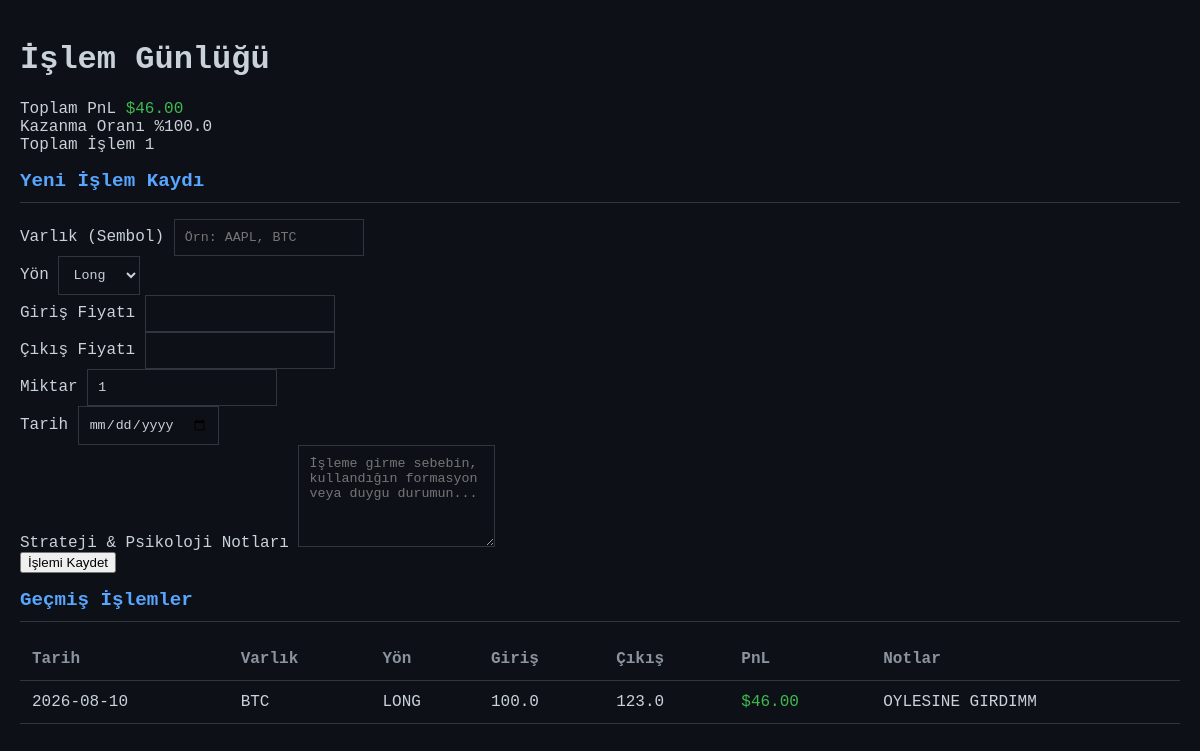
Before: / with the older database file.
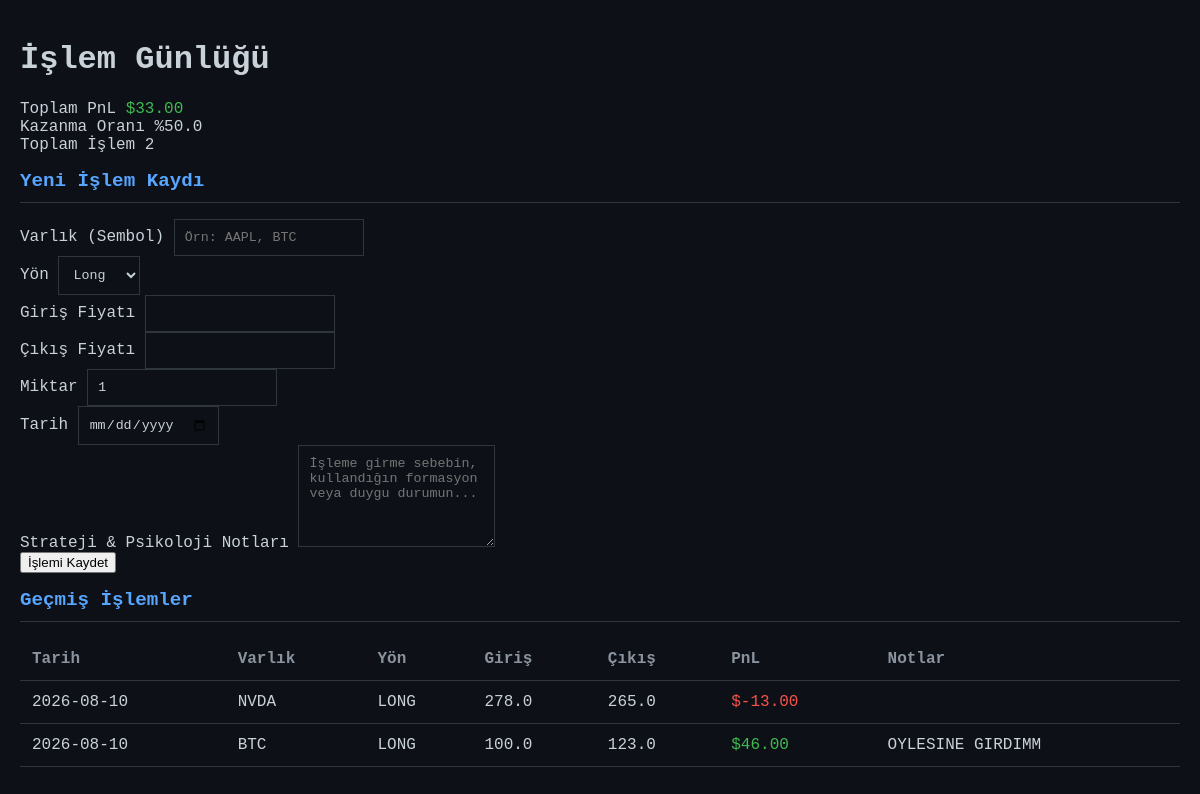
After: the same page with the newer database file.
### tables this page shows
CREATE TABLE trades (
            id INTEGER PRIMARY KEY AUTOINCREMENT,
            asset TEXT NOT NULL,
            direction TEXT NOT NULL,
            entry_price REAL NOT NULL,
            exit_price REAL,
            quantity REAL NOT NULL DEFAULT 1,
            tp_price REAL,
            sl_price REAL,
            trade_date TEXT NOT NULL,
            notes TEXT,
            image_path TEXT,
            created_at TIMESTAMP DEFAULT CURRENT_TIMESTAMP
        );

### app.py (the view)
@app.route("/")
def index():
    conn = get_db_connection()
    rows = conn.execute("""
        SELECT *
        FROM trades
        ORDER BY trade_date DESC, id DESC
    """).fetchall()
    conn.close()
    trades = []
    total_pnl = 0
    wins = 0
    closed_trades = 0
    for row in rows:
        trade = dict(row)
        pnl = calculate_pnl(row)
        trade["pnl"] = pnl
        if pnl is not None:
            total_pnl += pnl
            closed_trades += 1
            if pnl > 0:
                wins += 1
                trade["result"] = "WIN"
            elif pnl < 0:
                trade["result"] = "LOSS"
            else:
                trade["result"] = "BREAKEVEN"
        else:
            trade["result"] = "OPEN"
        trades.append(trade)
    if closed_trades > 0:
        win_rate = (wins / closed_trades) * 100
    else:
        win_rate = 0
    total_trades = len(trades)
    return render_template(
        "index.html",
        trades=trades,
        total_pnl=total_pnl,
        win_rate=win_rate,
        total_trades=total_trades
    )

### app.py (called while the page is built)
def get_db_connection():
    conn = sqlite3.connect(DATABASE)
    conn.row_factory = sqlite3.Row
    return conn

def calculate_pnl(trade):
    if trade["exit_price"] is None:
        return None
    if trade["direction"] == "LONG":
        return (trade["exit_price"] - trade["entry_price"]) * trade["quantity"]
    return (trade["entry_price"] - trade["exit_price"]) * trade["quantity"]

### templates/index.html (shortened to what this page needs)
<!DOCTYPE html>
<html lang="tr">
<head>
    <link rel="stylesheet" href="{{ url_for('static', filename='style.css') }}">
</head>
<body>
    <div class="container">
        <header class="header">
            <h1>İşlem Günlüğü</h1>
        </header>
        <div class="dashboard-grid">
            <div class="card stat-card">
                <span class="label">Toplam PnL</span>
                <span class="value profit">${{ "%.2f"|format(total_pnl) }}</span>
            </div>
            <div class="card stat-card">
                <span class="label">Kazanma Oranı</span>
                <span class="value">%{{ "%.1f"|format(win_rate) }}</span>
            </div>
            <div class="card stat-card">
                <span class="label">Toplam İşlem</span>
                <span class="value">{{ total_trades }}</span>
            </div>
        </div>
        <div class="card form-section">
            <h2>Yeni İşlem Kaydı</h2>
            <form id="tradeForm" action="{{ url_for('add_trade') }}" method="POST">
                <div class="form-row">
                    <div class="form-group">
                        <label>Varlık (Sembol)</label>
                        <input type="text" id="asset" name="asset" placeholder="Örn: AAPL, BTC" required>
                    </div>
                    <div class="form-group">
                        <label>Yön</label>
                        <select id="direction" name="direction" required>
                            <option value="LONG">Long</option>
                        </select>
                    </div>
                    <div class="form-group">
                        <label>Giriş Fiyatı</label>
                        <input type="number" id="entryPrice" name="entry_price" step="0.01" required>
                    </div>
                    <div class="form-group">
                        <label>Çıkış Fiyatı</label>
                        <input type="number" id="exitPrice" name="exit_price" step="0.01">
                    </div>
                    <div class="form-group">
                        <label>Miktar</label>
                        <input type="number" id="quantity" name="quantity" step="0.0001" min="0.0001" value="1" required>
                    </div>
                    <div class="form-group">
                        <label>Tarih</label>
                        <input type="date" id="trade_date" name="trade_date" required>
                    </div>
                </div>
                <div class="form-group">
                    <label>Strateji & Psikoloji Notları</label>
                    <textarea id="notes" name="notes" placeholder="İşleme girme sebebin, kullandığın formasyon veya duygu durumun..."></textarea>
                </div>
                <button type="submit" class="btn-primary">İşlemi Kaydet</button>
            </form>
        </div>
        <div class="card table-section">
            <h2>Geçmiş İşlemler</h2>
            <table id="historyTable">
                <thead>
                    <tr>
                        <th>Tarih</th>
                        <th>Varlık</th>
                        <th>Yön</th>
                        <th>Giriş</th>
                        <th>Çıkış</th>
                        <th>PnL</th>
                        <th>Notlar</th>
                    </tr>
                </thead>
                <tbody>
                    {% for trade in trades %}
                    <tr>
                        <td>{{ trade.trade_date }}</td>
                        <td>{{ trade.asset }}</td>
                        <td class="{{ trade.direction|lower }}">{{ trade.direction }}</td>
                        <td>{{ trade.entry_price }}</td>
                        <td>{{ trade.exit_price if trade.exit_price else '-' }}</td>
                        <td class="{% if trade.pnl is not none %}{% if trade.pnl > 0 %}profit{% elif trade.pnl < 0 %}loss{% else %}breakeven{% endif %}{% endif %}">
                            {% if trade.pnl is not none %}
                                ${{ "%.2f"|format(trade.pnl) }}
                            {% else %}
                                Açık
                            {% endif %}
                        </td>
                        <td>{{ trade.notes }}</td>
                    </tr>
                    {% else %}
                    <tr>
                        <td colspan="7" style="text-align: center;">Henüz işlem kaydı bulunmuyor.</td>
                    </tr>
                    {% endfor %}
                </tbody>
            </table>
        </div>
    </div>
</body>
</html>

### static/style.css (style rules this page uses)
:root { --bg-color: #0d1117; --panel-bg: #161b22; --text-main: #c9d1d9; --neon-green: #3fb950; --neon-red: #f85149; --border-color: #30363d; }
body { background-color: var(--bg-color); color: var(--text-main); font-family: 'Share Tech Mono', monospace; margin: 0; padding: 20px; }
.profit { color: var(--neon-green); }
.loss { color: var(--neon-red); }
h2 { color: #58a6ff; font-size: 1.2rem; border-bottom: 1px solid var(--border-color); padding-bottom: 10px; }
input, select, textarea { background-color: var(--bg-color); border: 1px solid var(--border-color); color: var(--text-main); padding: 10px; font-family: 'Share Tech Mono', monospace; flex: 1; }
textarea { resize: vertical; min-height: 80px; }
table { width: 100%; border-collapse: collapse; }
th, td { padding: 12px; text-align: left; border-bottom: 1px solid var(--border-color); }
th { color: #8b949e; }

Changed rows visible on the page:
added trades: trade_date "2026-08-10", asset "NVDA", direction "LONG", entry_price "278.0", exit_price "265.0", pnl "-13.00"
Other visible differences:
{{ "%.2f"|format(total_pnl) }}: "46.00" → "33.00"
{{ "%.1f"|format(win_rate) }}: "100.0" → "50.0"
{{ total_trades }}: "1" → "2"
